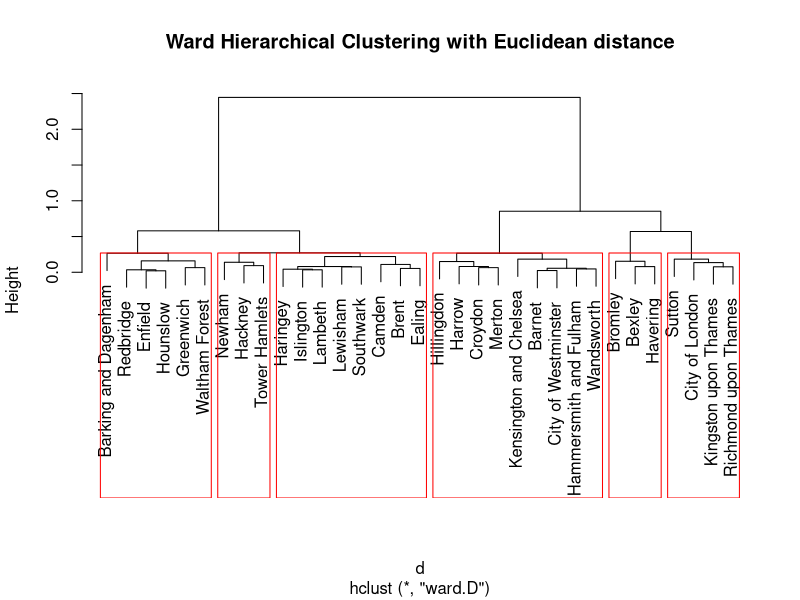
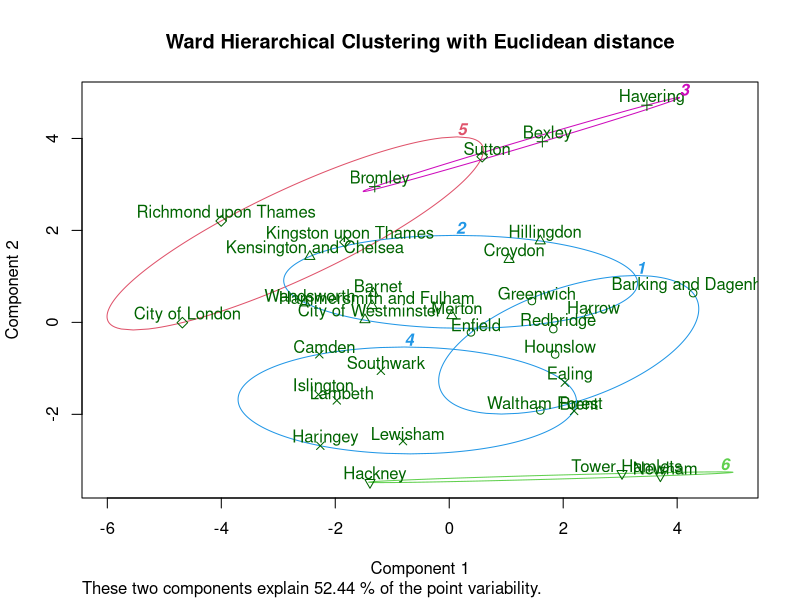
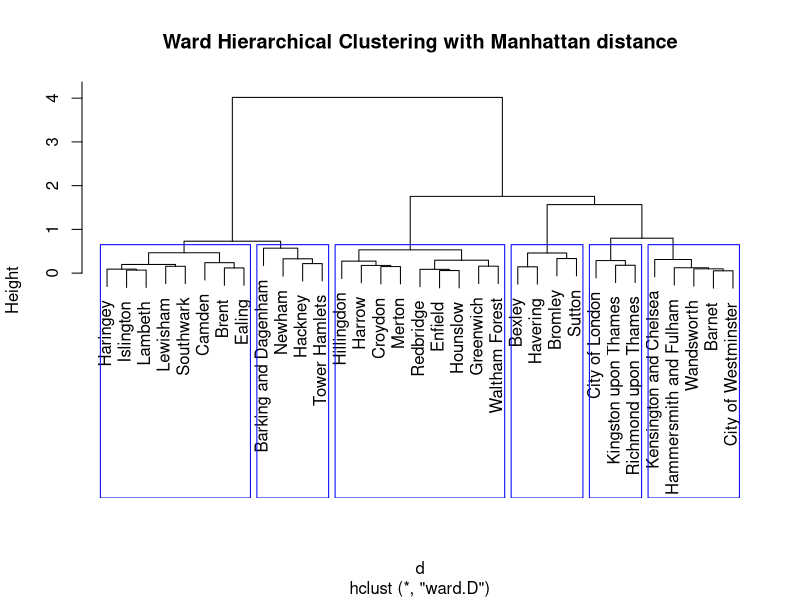
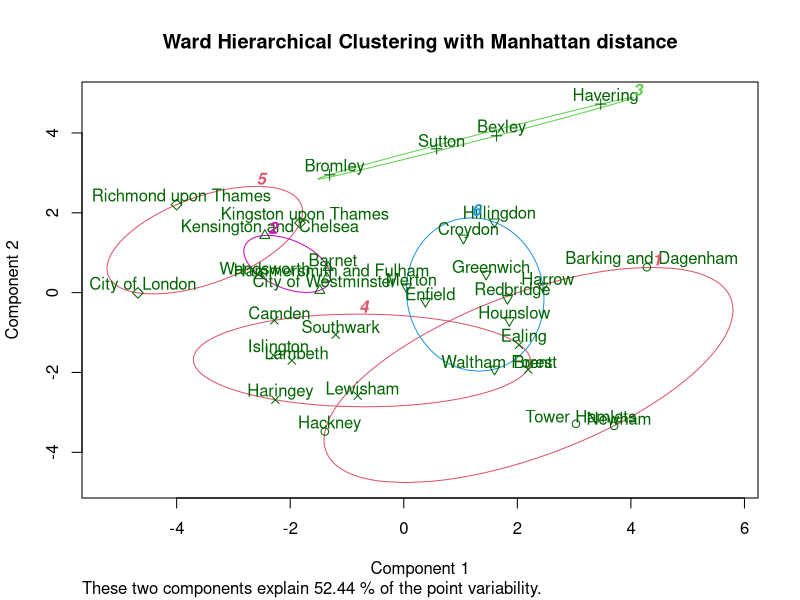
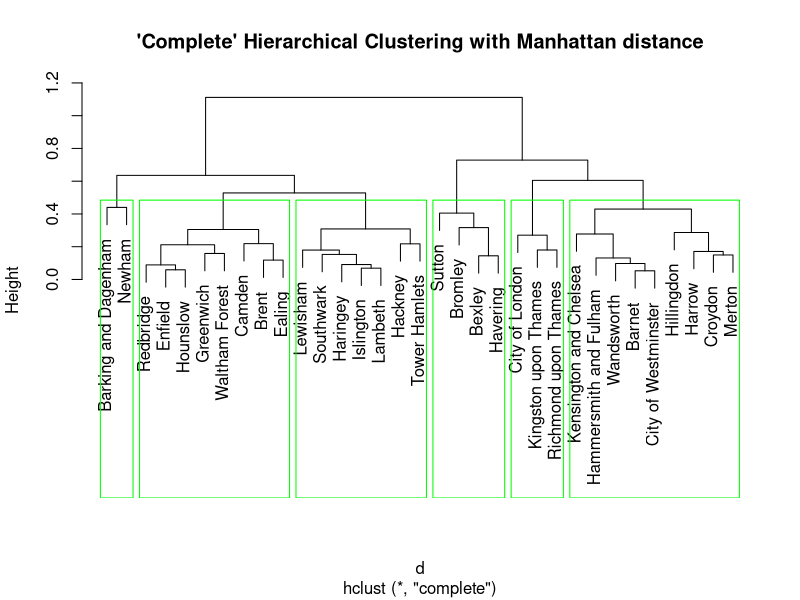
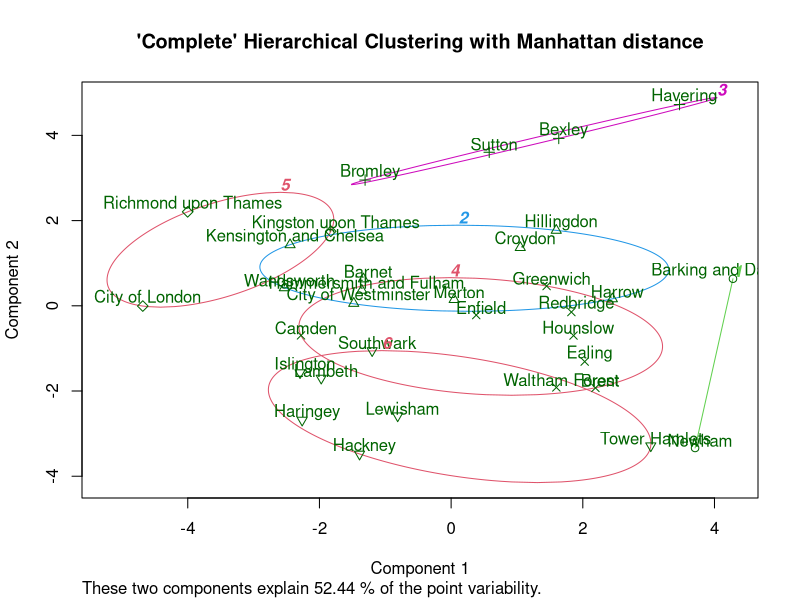
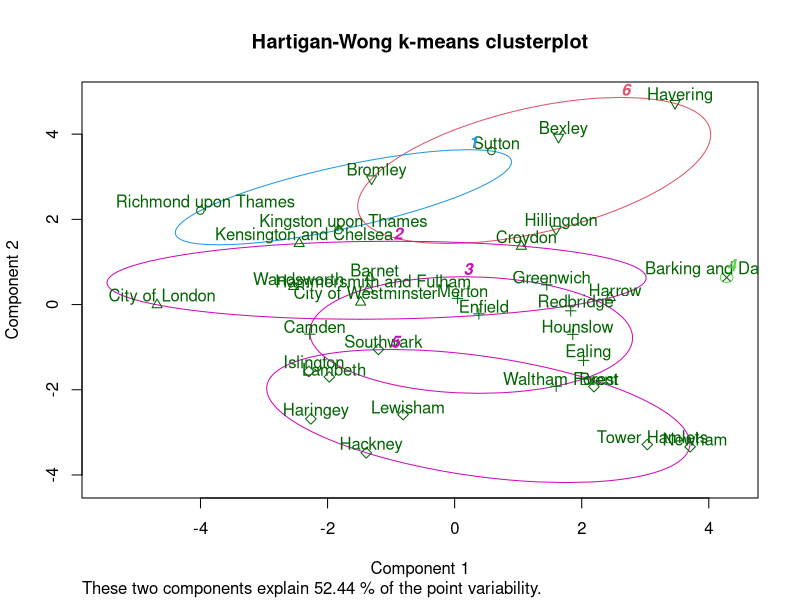
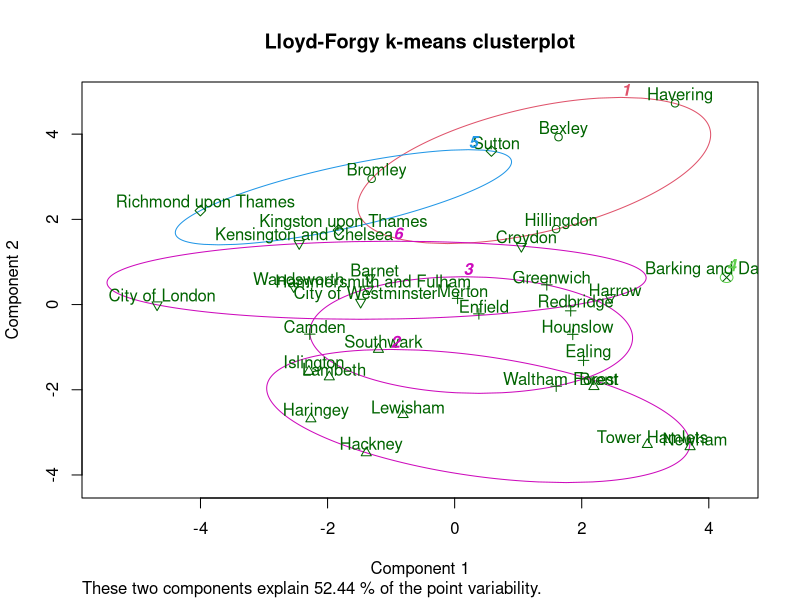

Here is the R script that generated these plots, in order:
## ---- chunk 1
## Clustering London boroughs and political parties 
## based on the 2014 European Parliament election
## using ideas in http://www.statmethods.net/advstats/cluster.html
## votes from http://londoneuroelections.org.uk/ and 
## http://londoneuroelections.org.uk/wp-content/uploads/2014/01/Borough-Voting-Figures-for-London-160KB-pdf.pdf

## Preparing data
setwd("C:/Users/HB/Clustering_Euroelections_in_R")
getwd()

#read in data
votesinput <- as.matrix(read.csv("LondonBoroughVotesEuroElections2014.csv", 
                                 header = FALSE, stringsAsFactors = FALSE) ) 
dim(votesinput) 

#get original names of boroughs from first column
boroughs <- votesinput[-c(1,nrow(votesinput)),1]
#get original names of parties from first row
parties <- votesinput[1,-c(1,ncol(votesinput))]
#remove final row and column (totals), and first column (borough names)
votes <- matrix(as.numeric(votesinput[-c(1,nrow(votesinput)), 
                                      -c(1, ncol(votesinput))]), 
                           ncol=length(parties), nrow=length(boroughs))
#and then add parties and boroughs as column and row names
colnames(votes) <- parties
rownames(votes) <- boroughs
#Check totals: sum of != should be 0
if (sum(colSums(votes) != votesinput[nrow(votesinput),-c(1, ncol(votesinput))])+
    sum(rowSums(votes) != votesinput[-c(1,nrow(votesinput)),ncol(votesinput)]) 
  != 0){ warning("totals not equal to those reported") }
dim(votes)  # boroughs and parties including rejected votes as a party
## ---- chunk 2
#show parties and borough totals and overall total
data.frame(party_total=colSums(votes))
data.frame(borough_total=rowSums(votes))
data.frame(overall_total=sum(votes))
## ---- chunk 3
seats <- 8
quotients <- as.vector(outer(colSums(votes), 1:seats, "/"))
names(quotients) <- rep(colnames(votes), seats)
quotients <- quotients[-which(names(quotients)=="Rejected Votes")]
table(names(quotients[order(quotients, decreasing = TRUE)][1:seats]))
## ---- chunk 4
library(cluster) # for cluster plots
numcluster <- 6  # arbitrary

# Ward Hierarchical Clustering with Euclidean distance
d <- dist(votes /rowSums(votes), method = "euclidean") # distance matrix
fit <- hclust(d, method="ward")
plot(fit, main="Ward Hierarchical Clustering with Euclidean distance") # display dendogram
groups <- cutree(fit, k=numcluster) # cut tree into clusters
# draw dendogram with red borders around the clusters
rect.hclust(fit, k=numcluster, border="red")
clusplot(votes/rowSums(votes), groups, 
         color=TRUE, shade=FALSE,
         labels=2, lines=0,
         main="Ward Hierarchical Clustering with Euclidean distance")

# Ward Hierarchical Clustering with Manhattan distance
d <- dist(votes /rowSums(votes), method = "manhattan") # distance matrix
fit <- hclust(d, method="ward")
plot(fit, main="Ward Hierarchical Clustering with Manhattan distance") # display dendogram
groups <- cutree(fit, k=numcluster) # cut tree into clusters
# draw dendogram with red borders around the clusters
rect.hclust(fit, k=numcluster, border="blue") 
clusplot(votes/rowSums(votes), groups, 
         color=TRUE, shade=FALSE,
         labels=2, lines=0,
         main="Ward Hierarchical Clustering with Manhattan distance")

# 'Complete' Hierarchical Clustering with Manhattan distance
d <- dist(votes /rowSums(votes), method = "manhattan") # distance matrix
fit <- hclust(d, method="complete")
plot(fit, main="'Complete' Hierarchical Clustering with Manhattan distance") # display dendogram
groups <- cutree(fit, k=numcluster) # cut tree into clusters
# draw dendogram with red borders around the clusters
rect.hclust(fit, k=numcluster, border="green") 
clusplot(votes/rowSums(votes), groups, 
         color=TRUE, shade=FALSE,
         labels=2, lines=0,
         main="'Complete' Hierarchical Clustering with Manhattan distance")

set.seed(2014)
# K-Means Clustering 
fit <- kmeans(votes/rowSums(votes), algorithm = "Hartigan-Wong", 
              centers=numcluster, nstart=1000)
# Cluster Plot against 1st 2 principal components
# vary parameters for most readable graph
clusplot(votes/rowSums(votes), fit$cluster, 
         color=TRUE, shade=FALSE,
         labels=2, lines=0,
         main="Hartigan-Wong k-means clusterplot")
data.frame(cluster=fit$cluster[order(fit$cluster)])

set.seed(2014)
# K-Means Clustering 
fit <- kmeans(votes/rowSums(votes), algorithm = "Lloyd", iter.max = 20,
              centers=numcluster, nstart=1000)
# Cluster Plot against 1st 2 principal components
# vary parameters for most readable graph
library(cluster)
clusplot(votes/rowSums(votes), fit$cluster, 
         color=TRUE, shade=FALSE,
         labels=2, lines=0,
         main="Lloyd-Forgy k-means clusterplot")
data.frame(cluster=fit$cluster[order(fit$cluster)])

## ---- chunk 5

voteslarger <- votes[ -which(rownames(votes)=="City of London"),
                      which(colnames(votes) %in% c("Conservative Party", "Green Party", 
                       "Labour Party", "Liberal Democrats", "UK Independence Party (UKIP)"))]
dim(voteslarger)
numcluster <- 6  # still arbitrary

# Ward Hierarchical Clustering with Euclidean distance
d <- dist(voteslarger/rowSums(voteslarger), method = "euclidean") # distance matrix
fit <- hclust(d, method="ward")
plot(fit, main="Ward Hierarchical Clustering with Euclidean distance
         using five larger parties") # display dendogram
groups <- cutree(fit, k=numcluster) # cut tree into clusters
# draw dendogram with red borders around the clusters
rect.hclust(fit, k=numcluster, border="red")
clusplot(voteslarger/rowSums(voteslarger), groups, 
         color=TRUE, shade=FALSE,
         labels=2, lines=0,
         main="Ward Hierarchical Clustering with Euclidean distance
         using five larger parties")

# Ward Hierarchical Clustering with Manhattan distance
d <- dist(voteslarger/rowSums(voteslarger), method = "manhattan") # distance matrix
fit <- hclust(d, method="ward")
plot(fit, main="Ward Hierarchical Clustering with Manhattan distance
         using five larger parties") # display dendogram
groups <- cutree(fit, k=numcluster) # cut tree into clusters
# draw dendogram with red borders around the clusters
rect.hclust(fit, k=numcluster, border="blue") 
clusplot(voteslarger/rowSums(voteslarger), groups, 
         color=TRUE, shade=FALSE,
         labels=2, lines=0,
         main="Ward Hierarchical Clustering with Manhattan distance
         using five larger parties")

# 'Complete' Hierarchical Clustering with Manhattan distance
d <- dist(voteslarger/rowSums(voteslarger), method = "manhattan") # distance matrix
fit <- hclust(d, method="complete")
plot(fit, main="'Complete' Hierarchical Clustering with Manhattan distance
         using five larger parties") # display dendogram
groups <- cutree(fit, k=numcluster) # cut tree into clusters
# draw dendogram with red borders around the clusters
rect.hclust(fit, k=numcluster, border="green") 
clusplot(voteslarger/rowSums(voteslarger), groups, 
         color=TRUE, shade=FALSE,
         labels=2, lines=0,
         main="'Complete' Hierarchical Clustering with Manhattan distance
         using five larger parties")

set.seed(2014)
# K-Means Clustering 
fit <- kmeans(voteslarger/rowSums(voteslarger), algorithm = "Hartigan-Wong", 
              centers=numcluster, nstart=1000)
# Cluster Plot against 1st 2 principal components
# vary parameters for most readable graph
clusplot(voteslarger/rowSums(voteslarger), fit$cluster, 
         color=TRUE, shade=FALSE,
         labels=2, lines=0,
         main="Hartigan-Wong k-means clusterplot
         using five larger parties")
data.frame(cluster=fit$cluster[order(fit$cluster)])

set.seed(2014)
# K-Means Clustering 
fit <- kmeans(voteslarger/rowSums(voteslarger), algorithm = "Lloyd", iter.max = 20,
              centers=numcluster, nstart=1000)
# Cluster Plot against 1st 2 principal components
# vary parameters for most readable graph
clusplot(voteslarger/rowSums(voteslarger), fit$cluster, 
         color=TRUE, shade=FALSE,
         labels=2, lines=0,
         main="Lloyd-Forgy k-means clusterplot
         using five larger parties")
data.frame(cluster=fit$cluster[order(fit$cluster)])

## ---- chunk 6
library(cluster) # for cluster plots
numcluster <- 6  # arbitrary

# Ward Hierarchical Clustering with Euclidean distance
d <- dist(t(votes)/colSums(votes), method = "euclidean") # distance matrix
fit <- hclust(d, method="ward")
plot(fit, main="Ward Hierarchical Clustering with Euclidean distance") # display dendogram
groups <- cutree(fit, k=numcluster) # cut tree into clusters
# draw dendogram with red borders around the clusters
rect.hclust(fit, k=numcluster, border="red")

# Ward Hierarchical Clustering with Manhattan distance
d <- dist(t(votes)/colSums(votes), method = "manhattan") # distance matrix
fit <- hclust(d, method="ward")
plot(fit, main="Ward Hierarchical Clustering with Manhattan distance") # display dendogram
groups <- cutree(fit, k=numcluster) # cut tree into clusters
# draw dendogram with red borders around the clusters
rect.hclust(fit, k=numcluster, border="blue") 

# 'Complete' Hierarchical Clustering with Manhattan distance
d <- dist(t(votes)/colSums(votes), method = "manhattan") # distance matrix
fit <- hclust(d, method="complete")
plot(fit, main="'Complete' Hierarchical Clustering with Manhattan distance") # display dendogram
groups <- cutree(fit, k=numcluster) # cut tree into clusters
# draw dendogram with red borders around the clusters
rect.hclust(fit, k=numcluster, border="green") 

set.seed(2014)
# K-Means Clustering 
fit <- kmeans(t(votes)/colSums(votes), algorithm = "Hartigan-Wong", 
              centers=numcluster, nstart=1000)
data.frame(cluster=fit$cluster[order(fit$cluster)])

set.seed(2014)
# K-Means Clustering 
fit <- kmeans(t(votes)/colSums(votes), algorithm = "Lloyd", iter.max = 20,
              centers=numcluster, nstart=1000)
data.frame(cluster=fit$cluster[order(fit$cluster)])

## ---- chunk 7

voteslarger <- votes[ -which(rownames(votes)=="City of London"),
                      which(colnames(votes) %in% c("Conservative Party", "Green Party", 
                       "Labour Party", "Liberal Democrats", "UK Independence Party (UKIP)"))]
dim(voteslarger)
numcluster <- 3  # arbitrary but 6 clusters would be too many with only 5 large parties

# Ward Hierarchical Clustering with Euclidean distance
d <- dist(t(voteslarger)/colSums(voteslarger), method = "euclidean") # distance matrix
fit <- hclust(d, method="ward")
plot(fit, main="Ward Hierarchical Clustering with Euclidean distance
         using five larger parties") # display dendogram
groups <- cutree(fit, k=numcluster) # cut tree into clusters
# draw dendogram with red borders around the clusters
rect.hclust(fit, k=numcluster, border="red")

# Ward Hierarchical Clustering with Manhattan distance
d <- dist(t(voteslarger)/colSums(voteslarger), method = "manhattan") # distance matrix
fit <- hclust(d, method="ward")
plot(fit, main="Ward Hierarchical Clustering with Manhattan distance
         using five larger parties") # display dendogram
groups <- cutree(fit, k=numcluster) # cut tree into clusters
# draw dendogram with red borders around the clusters
rect.hclust(fit, k=numcluster, border="blue") 

# 'Complete' Hierarchical Clustering with Manhattan distance
d <- dist(t(voteslarger)/colSums(voteslarger), method = "manhattan") # distance matrix
fit <- hclust(d, method="complete")
plot(fit, main="'Complete' Hierarchical Clustering with Manhattan distance
         using five larger parties") # display dendogram
groups <- cutree(fit, k=numcluster) # cut tree into clusters
# draw dendogram with red borders around the clusters
rect.hclust(fit, k=numcluster, border="green") 

set.seed(2014)
# K-Means Clustering 
fit <- kmeans(t(voteslarger)/colSums(voteslarger), algorithm = "Hartigan-Wong", 
              centers=numcluster, nstart=1000)
data.frame(cluster=fit$cluster[order(fit$cluster)])

set.seed(2014)
# K-Means Clustering 
fit <- kmeans(t(voteslarger)/colSums(voteslarger), algorithm = "Lloyd", iter.max = 20,
              centers=numcluster, nstart=1000)
data.frame(cluster=fit$cluster[order(fit$cluster)])

## ---- chunk 8
dput(votes) 
